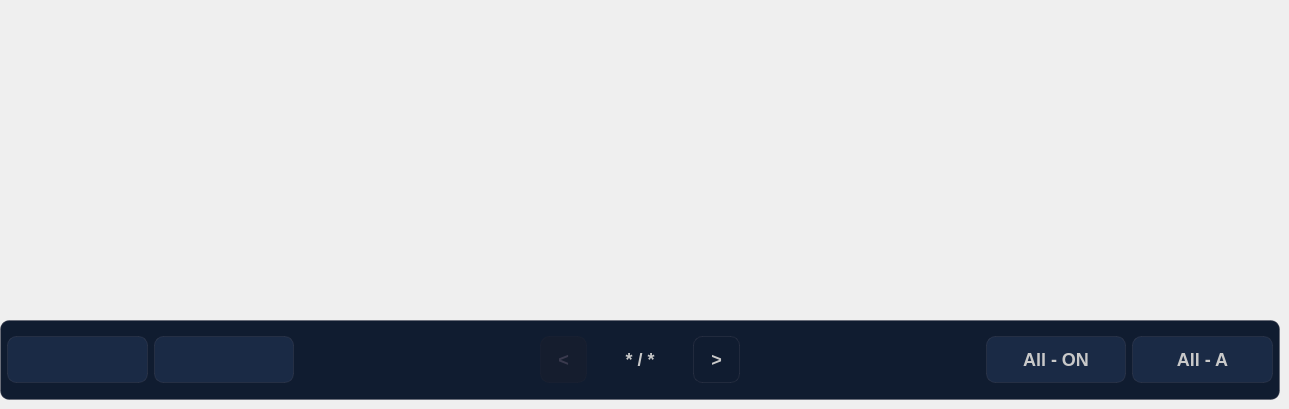
        <widget class="QWidget" name="channelpage">
         <property name="minimumSize">
          <size>
           <width>0</width>
           <height>0</height>
          </size>
         </property>
         <property name="maximumSize">
          <size>
           <width>16777215</width>
           <height>16777215</height>
          </size>
         </property>
         <property name="font">
          <font>
           <family>WenQuanYi Micro Hei</family>
           <pointsize>18</pointsize>
          </font>
         </property>
         <property name="cursor">
          <cursorShape>BlankCursor</cursorShape>
         </property>
         <property name="contextMenuPolicy">
          <enum>Qt::NoContextMenu</enum>
         </property>
         <property name="autoFillBackground">
          <bool>false</bool>
         </property>
         <property name="styleSheet">
          <string notr="true">#channelpage
{
background-color: transparent;
}</string>
         </property>
         <widget class="QFrame" name="digitalbottomframe">
          <property name="geometry">
           <rect>
            <x>0</x>
            <y>320</y>
            <width>1280</width>
            <height>80</height>
           </rect>
          </property>
          <property name="font">
           <font>
            <family>WenQuanYi Micro Hei</family>
           </font>
          </property>
          <property name="cursor">
           <cursorShape>BlankCursor</cursorShape>
          </property>
          <property name="contextMenuPolicy">
           <enum>Qt::NoContextMenu</enum>
          </property>
          <property name="styleSheet">
           <string notr="true">#digitalbottomframe {
    background-color: #101C30;
    border-radius: 9px;
    border: 1px solid rgba(74, 74, 90, 0.4);
}
QPushButton{
    background-color: #1A2A45;
    border: 1px solid rgba(74, 74, 90, 0.3);
    border-radius: 9px;
    font-family: &quot;WenQuanYi Micro Hei&quot;;
	font-weight: bold;
    font-size: 18px;
	color: #C9C9C9;
    padding: 12px 1px;
}
QPushButton:hover {
    background-color: #243356;
    border-color: rgba(100, 100, 130, 0.6);
    color: #E0E0E0;
}
QPushButton:pressed {
    background-color: #0D1525;
    border-color: rgba(100, 100, 130, 0.8);
    color: #FFFFFF;
}</string>
          </property>
          <property name="frameShape">
           <enum>QFrame::NoFrame</enum>
          </property>
          <property name="frameShadow">
           <enum>QFrame::Plain</enum>
          </property>
          <property name="lineWidth">
           <number>0</number>
          </property>
          <layout class="QHBoxLayout" name="horizontalLayout" stretch="3,3,5,1,2,1,5,3,3">
           <property name="leftMargin">
            <number>6</number>
           </property>
           <property name="topMargin">
            <number>0</number>
           </property>
           <property name="rightMargin">
            <number>6</number>
           </property>
           <property name="bottomMargin">
            <number>0</number>
           </property>
           <item>
            <widget class="QPushButton" name="digitalsettingspushButton">
             <property name="cursor">
              <cursorShape>BlankCursor</cursorShape>
             </property>
             <property name="focusPolicy">
              <enum>Qt::NoFocus</enum>
             </property>
             <property name="contextMenuPolicy">
              <enum>Qt::NoContextMenu</enum>
             </property>
             <property name="styleSheet">
              <string notr="true"/>
             </property>
             <property name="text">
              <string/>
             </property>
             <property name="icon">
              <iconset resource="../resources/master.qrc">
               <normaloff>:/web/icon/settings.png</normaloff>:/web/icon/settings.png</iconset>
             </property>
             <property name="iconSize">
              <size>
               <width>24</width>
               <height>24</height>
              </size>
             </property>
            </widget>
           </item>
           <item>
            <widget class="QPushButton" name="digitalmodepushButton">
             <property name="cursor">
              <cursorShape>BlankCursor</cursorShape>
             </property>
             <property name="focusPolicy">
              <enum>Qt::NoFocus</enum>
             </property>
             <property name="contextMenuPolicy">
              <enum>Qt::NoContextMenu</enum>
             </property>
             <property name="styleSheet">
              <string notr="true"/>
             </property>
             <property name="text">
              <string/>
             </property>
             <property name="icon">
              <iconset resource="../resources/master.qrc">
               <normaloff>:/web/icon/battery.png</normaloff>:/web/icon/battery.png</iconset>
             </property>
             <property name="iconSize">
              <size>
               <width>24</width>
               <height>24</height>
              </size>
             </property>
             <property name="checkable">
              <bool>false</bool>
             </property>
             <property name="checked">
              <bool>false</bool>
             </property>
            </widget>
           </item>
           <item>
            <widget class="QPushButton" name="digitalpushButton1">
             <property name="enabled">
              <bool>false</bool>
             </property>
             <property name="cursor">
              <cursorShape>BlankCursor</cursorShape>
             </property>
             <property name="focusPolicy">
              <enum>Qt::NoFocus</enum>
             </property>
             <property name="contextMenuPolicy">
              <enum>Qt::NoContextMenu</enum>
             </property>
             <property name="styleSheet">
              <string notr="true">#digitalpushButton1
{
background-color: transparent;
border:none;
}
#digitalpushButton1:hover {
}
#digitalpushButton1:pressed {
}</string>
             </property>
             <property name="text">
              <string/>
             </property>
            </widget>
           </item>
           <item>
            <widget class="QPushButton" name="digitalrowsbackpushButton">
             <property name="enabled">
              <bool>false</bool>
             </property>
             <property name="cursor">
              <cursorShape>BlankCursor</cursorShape>
             </property>
             <property name="focusPolicy">
              <enum>Qt::NoFocus</enum>
             </property>
             <property name="contextMenuPolicy">
              <enum>Qt::NoContextMenu</enum>
             </property>
             <property name="styleSheet">
              <string notr="true">#digitalrowsbackpushButton {
    background-color: transparent;
    border: 1px solid rgba(74, 74, 90, 0.3);
}
#digitalrowsbackpushButton:disabled {
    background-color: #151D2E;
    color: #3A3A4E;
	border: 1px solid rgba(40, 40, 55, 0.2);
}
#digitalrowsbackpushButton:hover {
    background-color: #1A2A45;
    color: #FFFFFF;
}
#digitalrowsbackpushButton:pressed {
    background-color: #0D1525;
}</string>
             </property>
             <property name="text">
              <string>&lt;</string>
             </property>
            </widget>
           </item>
           <item>
            <widget class="QPushButton" name="digitalrowslabelpushButton">
             <property name="enabled">
              <bool>false</bool>
             </property>
             <property name="cursor">
              <cursorShape>BlankCursor</cursorShape>
             </property>
             <property name="focusPolicy">
              <enum>Qt::NoFocus</enum>
             </property>
             <property name="contextMenuPolicy">
              <enum>Qt::NoContextMenu</enum>
             </property>
             <property name="styleSheet">
              <string notr="true">#digitalrowslabelpushButton
{
background-color: transparent;
border:none;
}
#digitalrowslabelpushButton:hover {
}
#digitalrowslabelpushButton:pressed {
}</string>
             </property>
             <property name="text">
              <string>* / *</string>
             </property>
            </widget>
           </item>
           <item>
            <widget class="QPushButton" name="digitalrowsnextpushButton">
             <property name="enabled">
              <bool>true</bool>
             </property>
             <property name="cursor">
              <cursorShape>BlankCursor</cursorShape>
             </property>
             <property name="focusPolicy">
              <enum>Qt::NoFocus</enum>
             </property>
             <property name="contextMenuPolicy">
              <enum>Qt::NoContextMenu</enum>
             </property>
             <property name="styleSheet">
              <string notr="true">#digitalrowsnextpushButton {
    background-color: transparent;
    border: 1px solid rgba(74, 74, 90, 0.3);
}
#digitalrowsnextpushButton:disabled {
    background-color: #151D2E;
    color: #3A3A4E;
	border: 1px solid rgba(40, 40, 55, 0.2);
}
#digitalrowsnextpushButton:hover {
    background-color: #1A2A45;
    color: #FFFFFF;
}
#digitalrowsnextpushButton:pressed {
    background-color: #0D1525;
}</string>
             </property>
             <property name="text">
              <string>&gt;</string>
             </property>
            </widget>
           </item>
           <item>
            <widget class="QPushButton" name="digitalpushButton2">
             <property name="enabled">
              <bool>false</bool>
             </property>
             <property name="cursor">
              <cursorShape>BlankCursor</cursorShape>
             </property>
             <property name="focusPolicy">
              <enum>Qt::NoFocus</enum>
             </property>
             <property name="contextMenuPolicy">
              <enum>Qt::NoContextMenu</enum>
             </property>
             <property name="styleSheet">
              <string notr="true">#digitalpushButton2
{
background-color: transparent;
border:none;
}
#digitalpushButton2:hover {
}
#digitalpushButton2:pressed {
}</string>
             </property>
             <property name="text">
              <string/>
             </property>
            </widget>
           </item>
           <item>
            <widget class="QPushButton" name="digitalallONpushButton">
             <property name="cursor">
              <cursorShape>BlankCursor</cursorShape>
             </property>
             <property name="focusPolicy">
              <enum>Qt::NoFocus</enum>
             </property>
             <property name="contextMenuPolicy">
              <enum>Qt::NoContextMenu</enum>
             </property>
             <property name="text">
              <string>All - ON</string>
             </property>
            </widget>
           </item>
           <item>
            <widget class="QPushButton" name="digitalallunitpushButton">
             <property name="cursor">
              <cursorShape>BlankCursor</cursorShape>
             </property>
             <property name="focusPolicy">
              <enum>Qt::NoFocus</enum>
             </property>
             <property name="contextMenuPolicy">
              <enum>Qt::NoContextMenu</enum>
             </property>
             <property name="text">
              <string>All - A</string>
             </property>
            </widget>
           </item>
          </layout>
         </widget>
         <widget class="QStackedWidget" name="digitalstackedWidget">
          <property name="geometry">
           <rect>
            <x>0</x>
            <y>0</y>
            <width>1280</width>
            <height>320</height>
           </rect>
          </property>
          <property name="font">
           <font>
            <family>WenQuanYi Micro Hei</family>
           </font>
          </property>
          <property name="cursor">
           <cursorShape>BlankCursor</cursorShape>
          </property>
          <property name="contextMenuPolicy">
           <enum>Qt::NoContextMenu</enum>
          </property>
          <property name="styleSheet">
           <string notr="true">background-color: transparent;</string>
          </property>
          <property name="lineWidth">
           <number>0</number>
          </property>
          <widget class="QWidget" name="page">
           <property name="font">
            <font>
             <family>WenQuanYi Micro Hei</family>
            </font>
           </property>
           <property name="cursor">
            <cursorShape>BlankCursor</cursorShape>
           </property>
           <property name="contextMenuPolicy">
            <enum>Qt::NoContextMenu</enum>
           </property>
           <property name="styleSheet">
            <string notr="true"/>
           </property>
           <widget class="QFrame" name="digitalcard1frame">
            <property name="geometry">
             <rect>
              <x>0</x>
              <y>0</y>
              <width>1280</width>
              <height>320</height>
             </rect>
            </property>
            <property name="font">
             <font>
              <family>WenQuanYi Micro Hei</family>
             </font>
            </property>
            <property name="cursor">
             <cursorShape>BlankCursor</cursorShape>
            </property>
            <property name="contextMenuPolicy">
             <enum>Qt::NoContextMenu</enum>
            </property>
            <property name="frameShape">
             <enum>QFrame::NoFrame</enum>
            </property>
            <property name="frameShadow">
             <enum>QFrame::Plain</enum>
            </property>
            <property name="lineWidth">
             <number>0</number>
            </property>
            <layout class="QHBoxLayout" name="horizontalLayout_6">
             <property name="spacing">
              <number>2</number>
             </property>
             <property name="leftMargin">
              <number>2</number>
             </property>
             <property name="topMargin">
              <number>2</number>
             </property>
             <property name="rightMargin">
              <number>2</number>
             </property>
             <property name="bottomMargin">
              <number>2</number>
             </property>
            </layout>
           </widget>
          </widget>
         </widget>
        </widget>
